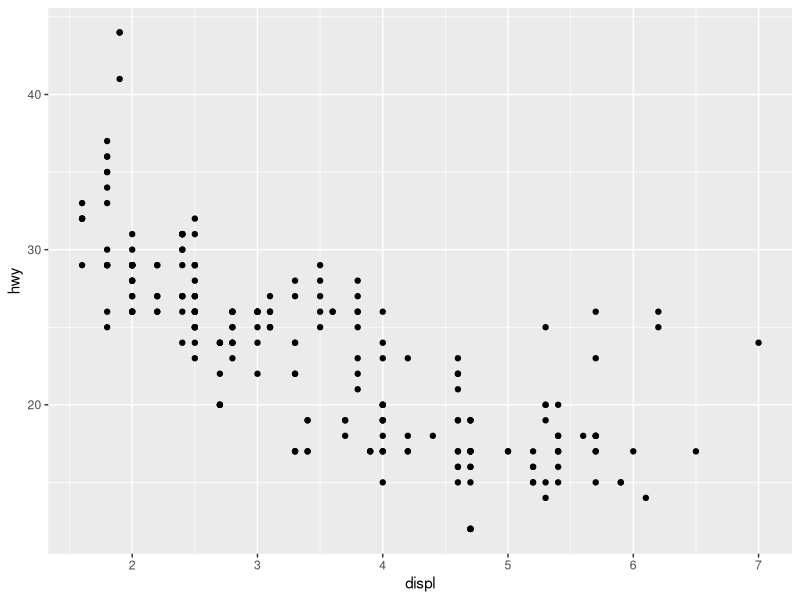
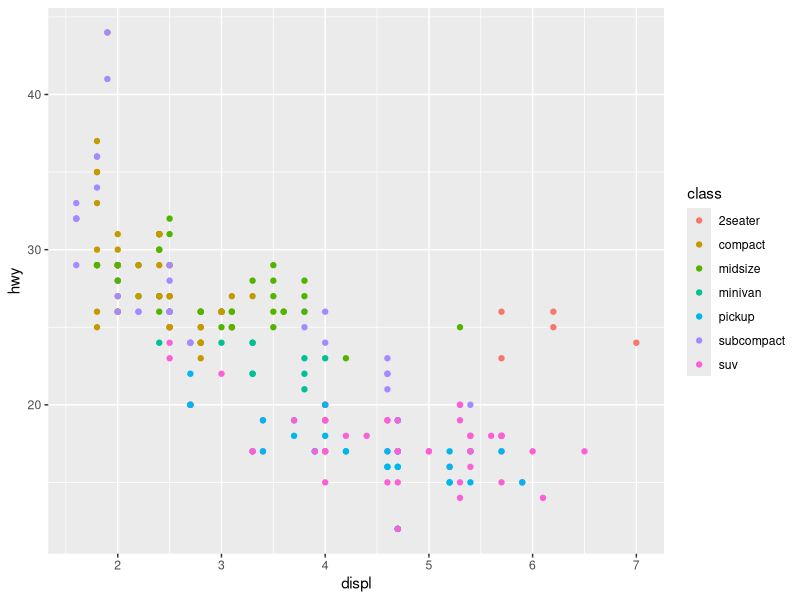
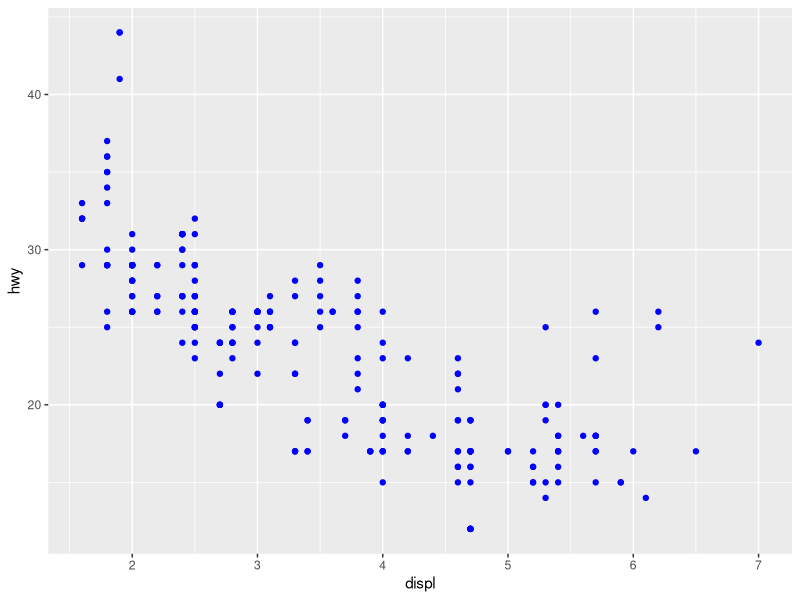
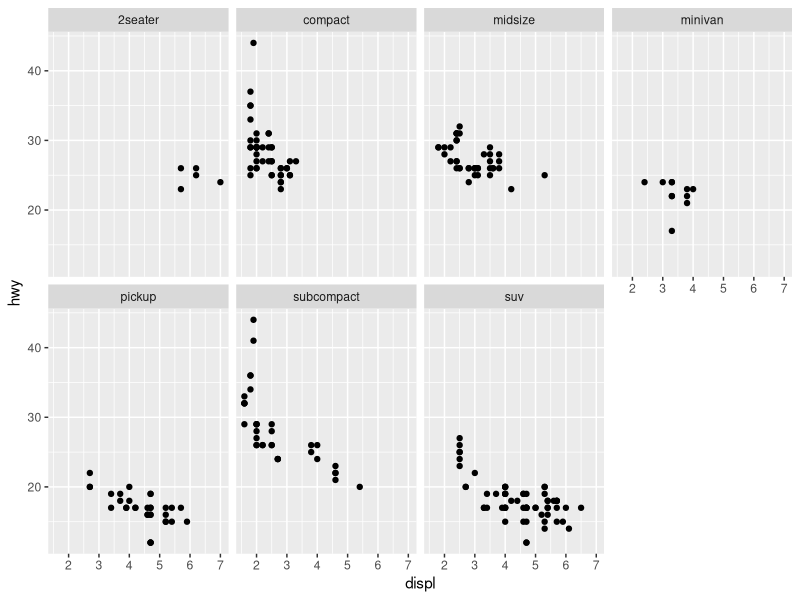
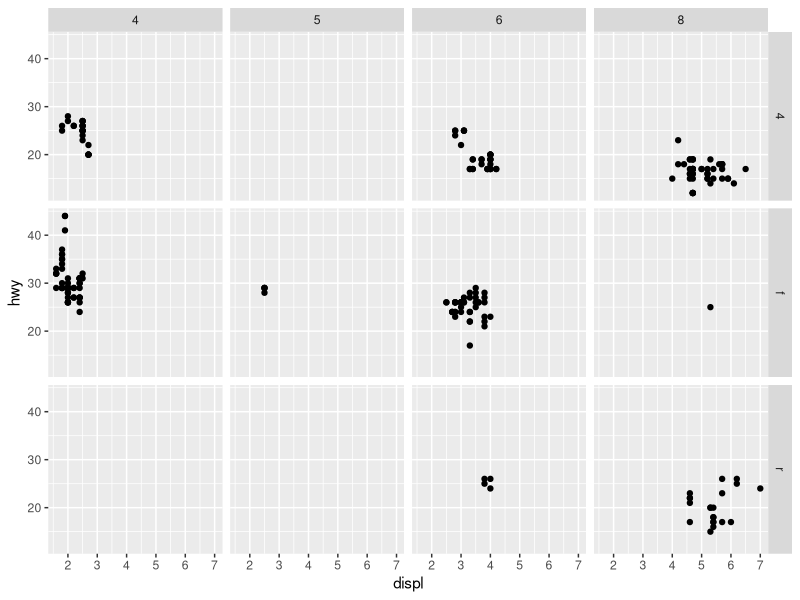
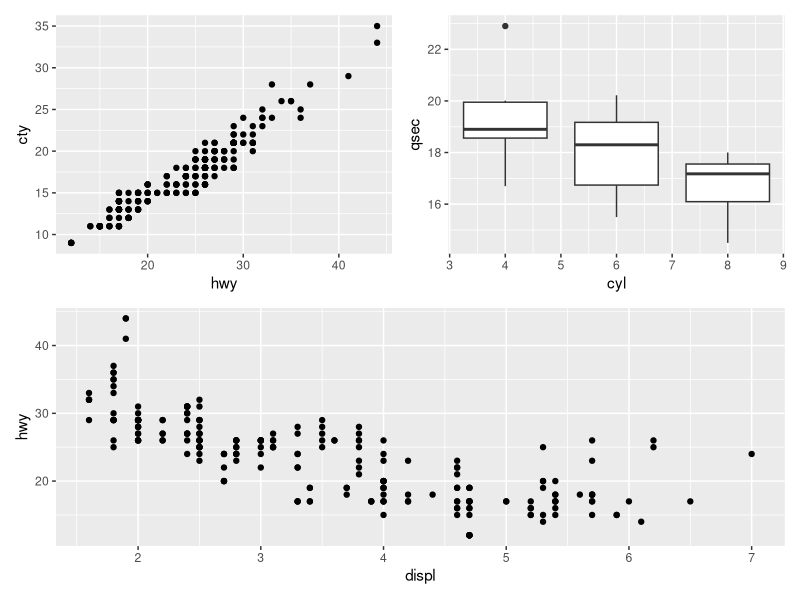
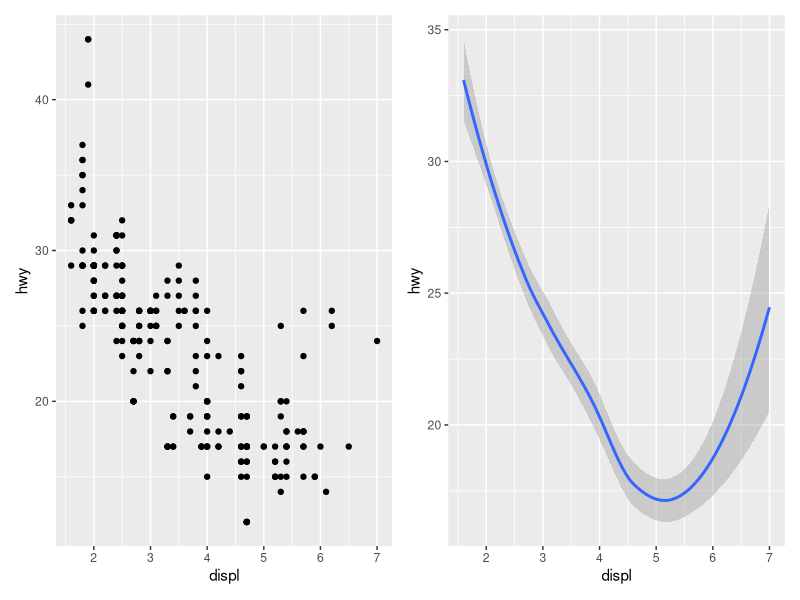
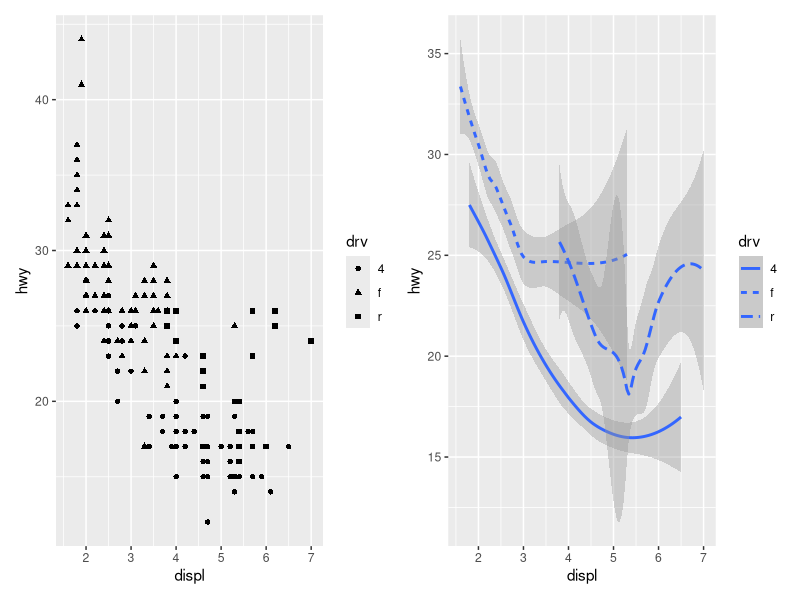

These charts were generated, in order, by the following R code:
## ---- chunk 1
options(width=110)
knitr::opts_chunk$set(comment=NA, fig.align="center")
## ---- chunk 2
library(ggplot2)
## ---- chunk 3
mpg
## ---- chunk 4
ggplot(data=mpg) +
    geom_point(mapping=aes(x=displ, y=hwy))
## ---- chunk 5
ggplot(data=mpg) +
    geom_point(mapping=aes(x=displ, y=hwy, color=class))
## ---- chunk 6
ggplot(data=mpg) +
    geom_point(mapping=aes(x=displ, y=hwy), color="blue")
## ---- chunk 7
ggplot(data=mpg) +
    geom_point(mapping=aes(x=displ, y=hwy)) +
    facet_wrap(~ class, nrow=2)
ggplot(data=mpg) +
    geom_point(mapping=aes(x=displ, y=hwy)) +
    facet_grid(drv ~ cyl)
## ---- chunk 8
library(patchwork)

p1 = ggplot(data=mpg) +
    geom_point(mapping=aes(x=hwy, y=cty))
p2 = ggplot(data=mtcars) +
    geom_boxplot(mapping=aes(x=cyl, y=qsec, group=cyl))
p3 = ggplot(data=mpg) +
    geom_point(mapping=aes(x=displ, y=hwy))

(p1 | p2) / p3
## ---- chunk 9
p1 = ggplot(data=mpg) +
    geom_point(mapping=aes(x=displ, y=hwy))
p2 = ggplot(data=mpg) +
    geom_smooth(mapping=aes(x=displ, y=hwy))
p1 | p2
## ---- chunk 10
p1 = ggplot(data=mpg) +
    geom_point(mapping=aes(x=displ, y=hwy, shape=drv))
p2 = ggplot(data=mpg) +
    geom_smooth(mapping=aes(x=displ, y=hwy, linetype=drv))
p1 | p2
## ---- chunk 11
ggplot(data=mpg) +
    geom_point(mapping=aes(x=displ, y=hwy)) +
    geom_smooth(mapping=aes(x=displ, y=hwy))
## ---- chunk 12
ggplot(data=mpg, mapping=aes(x=displ, y=hwy)) +
    geom_point(mapping=aes(color=class)) +
    geom_smooth()
## ---- chunk 13
ggplot(data=mpg) +
    geom_bar(mapping=aes(x=class))
## ---- chunk 14
library(tibble)

mpg_count = tribble(
    ~class,   ~count,
    "2seater",     5,
    "compact",    47,
    "midsize",    41,
    "minivan",    11,
    "pickup",     33,
    "subcompact", 35,
    "suv",        62
)
## ---- chunk 15
ggplot(data=mpg_count) +
    geom_bar(mapping=aes(x=class, y=count), stat="identity")
## ---- chunk 16
ggplot(data=mpg) +
    geom_bar(mapping=aes(x=class, fill=drv))
## ---- chunk 17
ggplot(data=mpg) +
    geom_bar(mapping=aes(x=class, color=drv), position="identity", fill=NA)
ggplot(data=mpg) +
    geom_bar(mapping=aes(x=class, fill=drv), position="dodge")
ggplot(data=mpg) +
    geom_bar(mapping=aes(x=class, fill=drv), position="fill")
## ---- chunk 18
ggplot(data=mpg, mapping=aes(x=class, y=hwy)) +
    geom_boxplot() +
    coord_flip()
